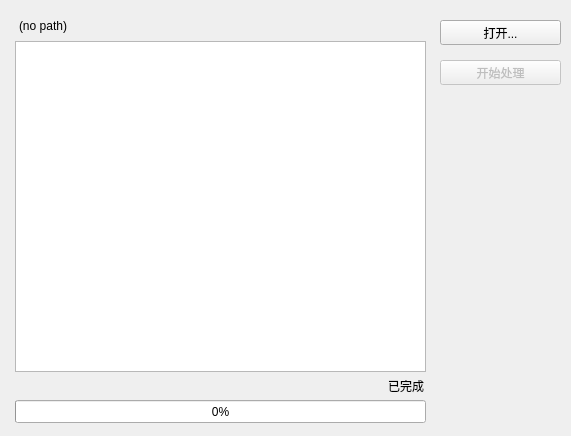
<?xml version="1.0" encoding="UTF-8"?>
<ui version="4.0">
 <class>form_log_process</class>
 <widget class="QWidget" name="form_log_process">
  <property name="geometry">
   <rect>
    <x>0</x>
    <y>0</y>
    <width>571</width>
    <height>436</height>
   </rect>
  </property>
  <property name="windowTitle">
   <string>日志路径处理</string>
  </property>
  <widget class="QTableView" name="table_processing">
   <property name="geometry">
    <rect>
     <x>15</x>
     <y>41</y>
     <width>411</width>
     <height>331</height>
    </rect>
   </property>
  </widget>
  <widget class="QProgressBar" name="progress_status">
   <property name="geometry">
    <rect>
     <x>15</x>
     <y>400</y>
     <width>411</width>
     <height>23</height>
    </rect>
   </property>
   <property name="value">
    <number>0</number>
   </property>
  </widget>
  <widget class="QLabel" name="label_status">
   <property name="geometry">
    <rect>
     <x>23</x>
     <y>376</y>
     <width>401</width>
     <height>20</height>
    </rect>
   </property>
   <property name="text">
    <string>已完成</string>
   </property>
   <property name="alignment">
    <set>Qt::AlignRight|Qt::AlignTrailing|Qt::AlignVCenter</set>
   </property>
  </widget>
  <widget class="QPushButton" name="button_open">
   <property name="geometry">
    <rect>
     <x>440</x>
     <y>20</y>
     <width>121</width>
     <height>25</height>
    </rect>
   </property>
   <property name="text">
    <string>打开...</string>
   </property>
   <property name="shortcut">
    <string>Ctrl+O</string>
   </property>
  </widget>
  <widget class="QPushButton" name="button_start">
   <property name="enabled">
    <bool>false</bool>
   </property>
   <property name="geometry">
    <rect>
     <x>440</x>
     <y>60</y>
     <width>121</width>
     <height>25</height>
    </rect>
   </property>
   <property name="text">
    <string>开始处理</string>
   </property>
   <property name="shortcut">
    <string>Return</string>
   </property>
  </widget>
  <widget class="QLabel" name="label_path">
   <property name="geometry">
    <rect>
     <x>19</x>
     <y>16</y>
     <width>401</width>
     <height>20</height>
    </rect>
   </property>
   <property name="text">
    <string>(no path)</string>
   </property>
  </widget>
 </widget>
 <resources/>
 <connections/>
</ui>
